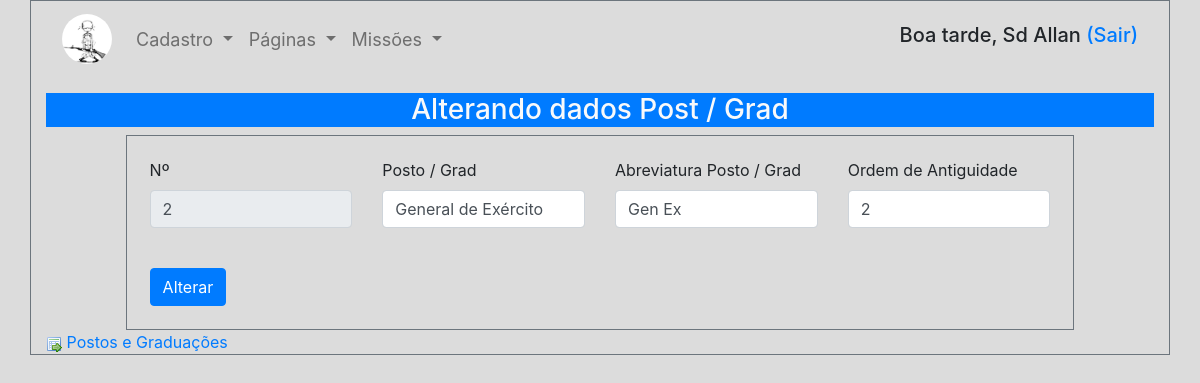
Screenshot of /php/alt_cargo.php?c=2 (signed in) with the database file from the repository.
### tables this page shows
CREATE TABLE IF NOT EXISTS `cw_cargo` (
  `id_cargo` int(11) NOT NULL AUTO_INCREMENT,
  `nome_cargo` varchar(50) NOT NULL,
  `abr_cargo` varchar(20) NOT NULL,
  `ant_cargo` int(11) NOT NULL,
  PRIMARY KEY (`id_cargo`)
);

### conexao/database.php (called while the page is built, shortened)
<?php
function DBRead($table, $params = null, $fields = '*') {
    $table = DB_PREFIX . '_' . $table;
    $params = ($params) ? " {$params}" : null;
    $query = "SELECT {$fields} FROM {$table}{$params}";
    $result = DBExecute($query);
    if (!mysqli_num_rows($result)) {
        return false;
    } else {
        while ($res = mysqli_fetch_assoc($result)) {
            $data[] = $res;
        }
        return $data;
    }
}
function DBExecute($query, $insertId = false) {
    $link = DBConnect();
    $result = @mysqli_query($link, $query) or die(mysqli_error());
    return $result;
}

### php/alt_cargo.php (the view, shortened to what this page needs)
<?php
include 'head.php';
require '..\conexao\database.php';
if (!($_GET['c'])) {
    header("Location:list_cargo.php");
} else {
    $a = $_GET['c'];
    $cargo = DBRead('cargo', "WHERE id_cargo = '$a'");
    }
        ?>
    <?php include 'header.php' ?>
    <h3 class="h3 text-center bg-primary text-light">Alterando dados Post / Grad</h3>
    <?php foreach ($cargo as $c) { ?>
    <div class="row">
        <div class="col"></div>
        <form style="padding: 2%;" class="col-10 border border-secondary" action="<?php echo $_SERVER['PHP_SELF'] ?>" method="post" autocomplete="off">
            <div class="row">
                <div class="form-group col-3">
                    <label id="ID">Nº</label>
                    <input class="form-control" type="text" id="ID" name="id_cargo" value="<?php echo $c['id_cargo'] ?>" readonly><br>
                </div>
                <div class="form-group col-3">
                    <label id="posto">Posto / Grad</label>
                    <input class="form-control" type="text" id="posto" name="nome_cargo" maxlength="50" value="<?php echo $c['nome_cargo'] ?>" required><br>
                </div>
                <div class="form-group col-3">
                    <label id="abr">Abreviatura Posto / Grad</label>
                    <input class="form-control" type="text" id="abr" name="abr_cargo" maxlength="20" value="<?php echo $c['abr_cargo'] ?>" required><br>
                </div>
                <div class="form-group col-3">
                    <label id="abr">Ordem de Antiguidade</label>
                    <input class="form-control" type="number" id="ant" name="ant_cargo" min="0" max="35" value="<?php echo $c['ant_cargo'] ?>" required><br>
                </div>
            </div>
            <div>
                <button class="btn btn-primary" type="submit" name="altcargo">Alterar</button>
            </div>
        </form>
        <div class="col"></div>
    </div>
    <div class="row">
        <div class="col-3"><a href="list_cargo.php"><img src="../_assets/_img/table_go.png" /> Postos e Graduações</a></div>
        <div class="col-9"></div>
    </div>
    <?php }?>
</div>
<?php
include 'rodape.php';

### rows the page displays
cw_cargo: id_cargo "2", nome_cargo "General de Exército", abr_cargo "Gen Ex", ant_cargo "2"

### other values shown
$p "Sd"
$no "Allan"
